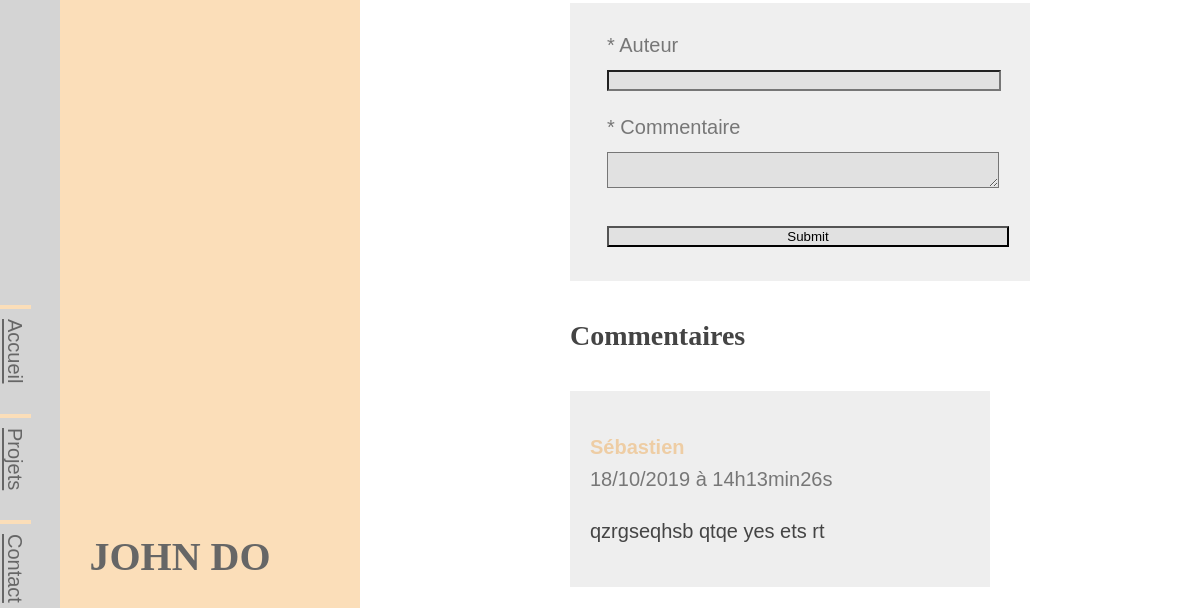
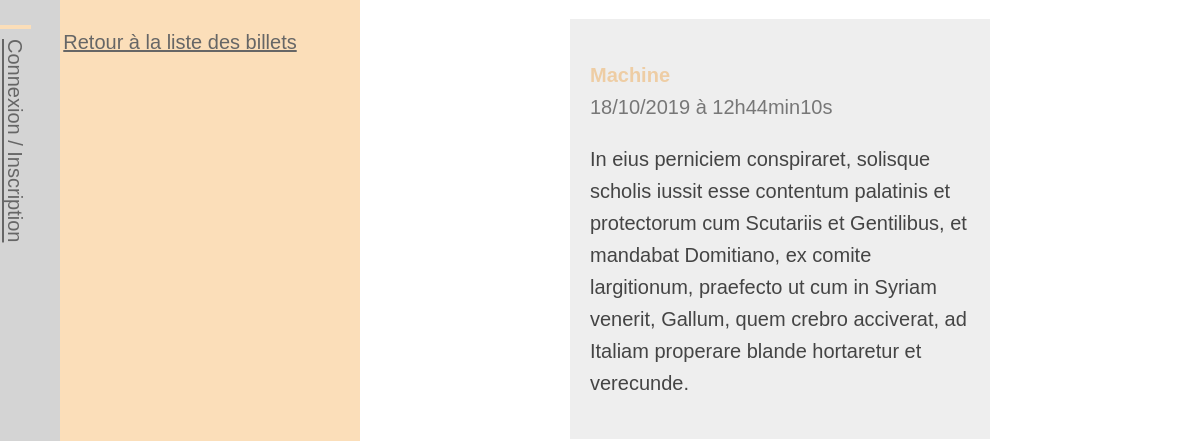
Before: /index.php?action=post&id=2 (middle part) with the older database file (2 pictures, top to bottom).
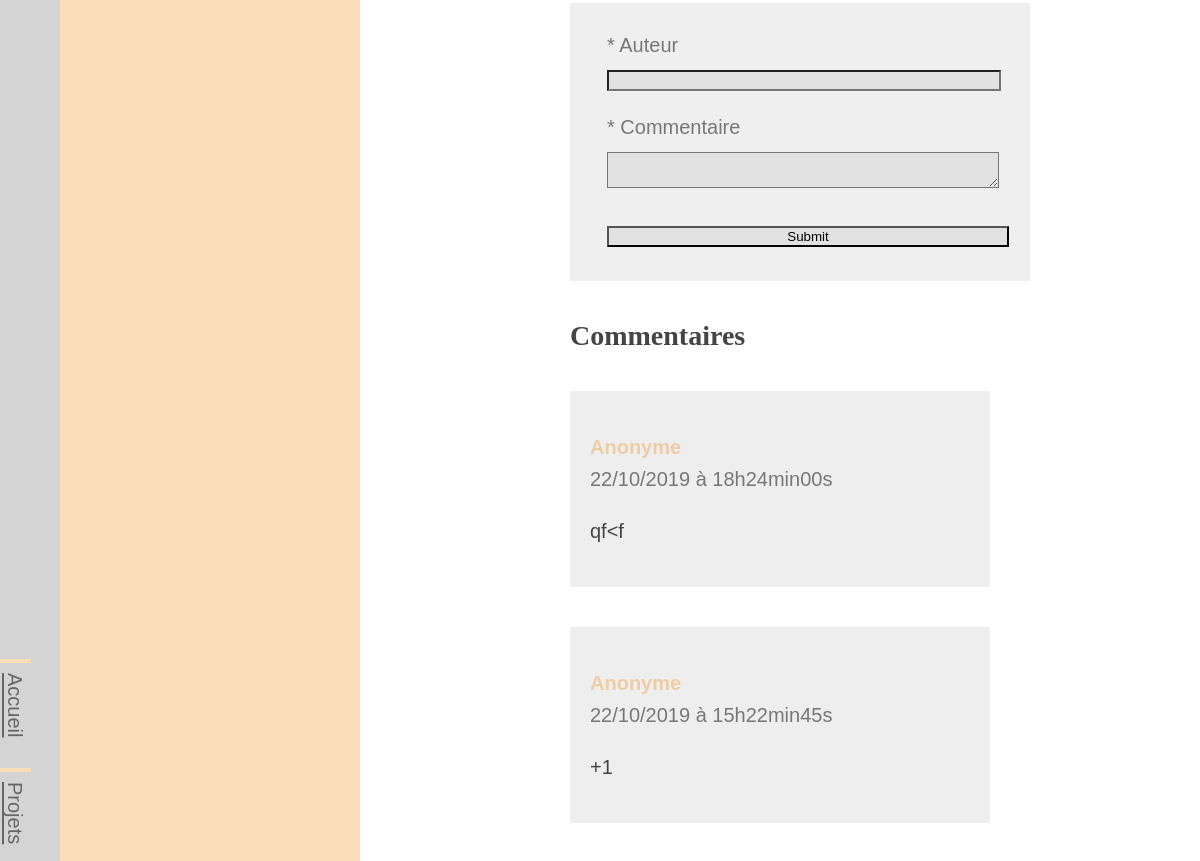
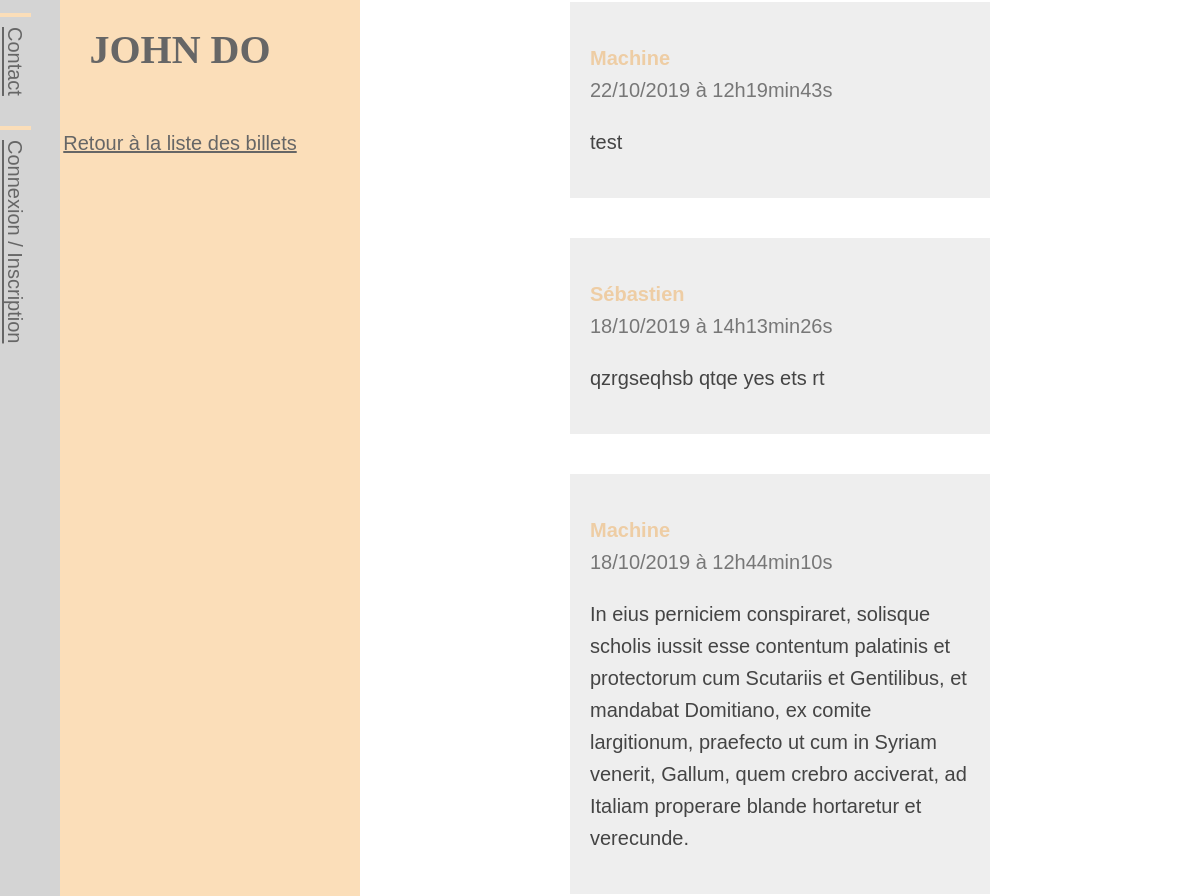
After: the same page with the newer database file (2 pictures, top to bottom).
### tables this page shows
CREATE TABLE `comments` (
  `id` int(11) NOT NULL,
  `post_id` int(11) NOT NULL,
  `author` varchar(255) NOT NULL,
  `comment` text NOT NULL,
  `comment_date` datetime NOT NULL
);

### controller/frontend.php (called while the page is built, shortened)
<?php
require_once('model/frontend/PostManager.php');
require_once('model/frontend/CommentManager.php');
function post()
{
  $postManager = new \SebastienSenechal\Miniblog\Model\Frontend\PostManager();
  $commentManager = new \SebastienSenechal\Miniblog\Model\Frontend\CommentManager();
  $post = $postManager->getPost($_GET['id']);
  $comments = $commentManager->getComments($_GET['id']);
  require('./view/frontend/postView.php');
}

### model/frontend/PostManager.php (called while the page is built, shortened)
<?php
class PostManager extends Manager
{
  public function getPost($postId)
  {
    $db = $this->dbConnect();
    $req = $db->prepare('SELECT id, title, content, DATE_FORMAT(creation_date, \'%d/%m/%Y à %Hh%imin%ss\') AS creation_date_fr FROM posts WHERE id = ?');
    $req->execute(array($postId));
    $post = $req->fetch();
    return $post;
  }
}

### model/frontend/CommentManager.php (called while the page is built, shortened)
<?php
class CommentManager extends Manager
{
  public function getComments($postId)
  {
    $db = $this->dbConnect();
    $comments = $db->prepare('SELECT id, author, comment, DATE_FORMAT(comment_date, \'%d/%m/%Y à %Hh%imin%ss\') AS comment_date_fr FROM comments WHERE post_id = ? ORDER BY comment_date DESC');
    $comments->execute(array($postId));
    return $comments;
  }
}

### view/frontend/postView.php (the view, shortened to what this page needs)
<header id="header">
  <h1>John Do</h1>
  <p><a href="./index.php" title="Index des billets">Retour à la liste des billets</a></p>
</header>
<div id="layout-post">
  <section id="content-news">
    <article class="news">
      <div id="post-comments">
        <div id="comment-form">
          <form action="index.php?action=addComment&amp;id=<?= $post['id'] ?>" method="post">
            <fieldset>
              <label for="author">* Auteur</label><br>
              <input type="text" id="author" name="author" />
            </fieldset>
            <fieldset>
              <label for="comment">* Commentaire</label><br>
              <textarea id="comment" name="comment"></textarea>
            </fieldset>
            <fieldset>
              <input type="submit" />
            </fieldset>
          </form>
        </div>
        <h2>Commentaires</h2>
        <?php
        while ($comment = $comments->fetch())
        {
        ?>
          <div class="content-comment">
            <p><strong><?= htmlspecialchars($comment['author']) ?></strong><br />
            <span class="comment-date"><?= $comment['comment_date_fr'] ?></span></p>
            <p><?= nl2br(htmlspecialchars($comment['comment'])) ?></p>
          </div>
        <?php
        }
        ?>
      </div>
    </article>
  </section>
</div>
<?php $content = ob_get_clean() ?>
<?php require('template.php') ?>

### index.php (shortened to what this page needs)
<?php
require('controller/frontend.php');
try
{
  if (isset($_GET['action']))
  {
    if ($_GET['action'] == 'listPosts')
    {
      listPosts();
    }
    elseif ($_GET['action'] == 'post')
    {
      if (isset($_GET['id']) && $_GET['id'] > 0)
      {
        post();
      }
      else
      {
        throw new Exception('Erreur : aucun identifiant de billet envoyé.');
      }
    }
    elseif ($_GET['action'] == 'login') {
        login();
    }
  }
  else
  {
    listPosts();
  }
}
catch(Exception $e)
{
  echo 'Erreur : ' . $e->getMessage();
}

### view/template.php (shortened to what this page needs)
<!DOCTYPE html>
<html>
  <head>
    <link href="./public/css/style.css" rel="stylesheet" />
  </head>
  <body>
    <div id="grid">
      <nav id="main_navigation">
        <ul>
          <li><a href="index.php">Accueil</a></li>
          <li><a href="">Projets</a></li>
          <li><a href="">Contact</a></li>
          <li><a href="index.php?action=login">Connexion / Inscription</a></li>
        </ul>
      </nav>
    <?= $content ?>
    </div>
  </body>
</html>

### public/css/style.css (style rules this page uses)
*, *:before, *:after { outline: none; -webkit-box-sizing: inherit; -moz-box-sizing: inherit; box-sizing: inherit; -webkit-font-smoothing: antialiased; -moz-osx-font-smoothing: grayscale; }
html { width: 100vw; height: auto; }
body { margin: 0; padding: 0; width: 100vw; height:auto; color: #444; font-size: 20px; line-height: 30px; scroll-behavior: smooth; overflow:hidden; font-family: 'Nunito Sans', Verdana, sans-serif; }
p, address { font-size:1em;line-height:1.6em;font-weight:400; }
a { font-size:1em; line-height:1.6em;font-weight:400; color:#666;text-decoration: underline; }
h1, h2, h3, h4 { font-family: 'Spectral', Georgia, serif; }
h1 { text-transform:uppercase;font-weight:800; }
h2 { font-weight:700; }
strong { font-weight: bold; color: #EECDA4; }
h1 { font-size: 2em; line-height: 1.5em; }
h2 { font-size: 1.4em; }
h2 span, h3 span, h4 span, p span { color:#777; }
section { width:50%; margin: 1em auto; }
.news { border-bottom: 1px dotted #000; padding: 2em 0; }
#post-comments { border-top: 1px dashed #ccc; margin-top: 4em; padding-top: 2em; }
.content-comment { margin-top: 2em; margin-bottom: 2em; padding: 1em; background: #eee; }
form { width: 100%; margin: 2em auto; padding: 1em; background: rgba(100, 100, 100, 0.1); }
fieldset { position: relative; border: none; }
label { color: rgba(0, 0, 0, 0.5); transform-origin: left; transition: all 0.3s ease; }
input, textarea { width: 100%; margin-top: 10px; background: rgba(100, 100, 100, 0.1); }
#main_navigation { position: fixed; top: 0; left: 0; height: 100vh; background: #d4d4d4; width: 3em; display: flex; flex-direction: column; justify-content: center; align-items: center; align-content: center; }
#main_navigation ul { list-style: none; margin: 0; padding:0; }
#main_navigation ul li { writing-mode: vertical-rl; text-orientation: mixed; margin-bottom: 1.5em; margin-right:1.5em; padding-top: 10px; border-top: 4px solid #fbdeb9; }
#header { width: 30%; height: 100vh; display: flex; flex-direction: column; justify-content: center; align-items: center; background: #FBDEB9; color: #666; }
#grid { display: flex; flex-direction: row; flex-wrap: nowrap; justify-content: flex-start; align-content: stretch; align-items: stretch; }
#layout-post { display: -ms-flexbox; display: -webkit-flex; display: flex; -webkit-flex-direction: column; -ms-flex-direction: column; flex-direction: column; -webkit-flex-wrap: nowrap; -ms-flex-wrap: nowrap; flex-wrap: nowrap; -webkit-justify-content: flex-start; -ms-flex-pack: start; justify-content: flex-start; -webkit-align-content: stretch; -ms-flex-line-pack: stretch; align-content: stretch; -webkit-align-items: stretch; -ms-flex-align: stretch; align-items: stretch; overflow-y: scroll; height: 100vh; width: 70%; }

Changed rows visible on the page:
added comments: author "Anonyme", comment_date_fr "22/10/2019 à 18h24min00s", comment "qf<f"
added comments: author "Anonyme", comment_date_fr "22/10/2019 à 15h22min45s", comment "+1"
added comments: author "Machine", comment_date_fr "22/10/2019 à 12h19min43s", comment "test"
